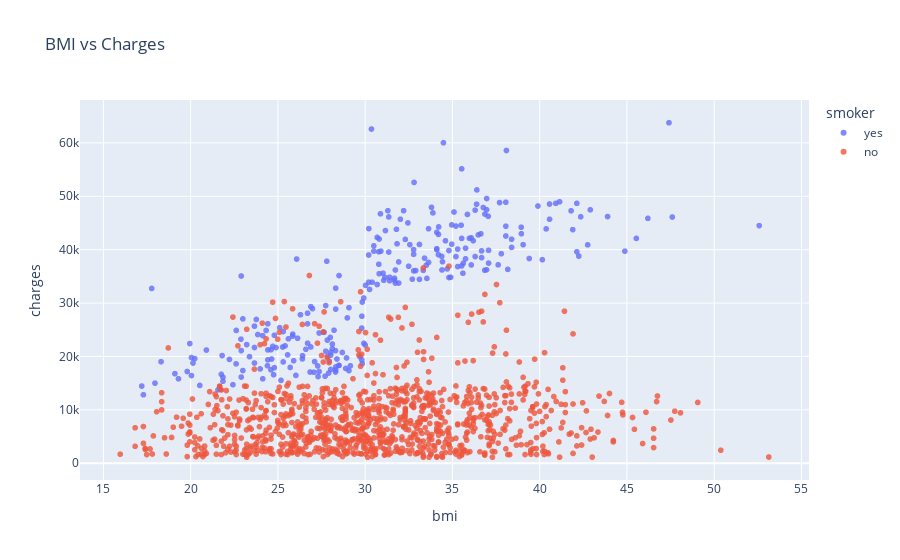

Notebook cell for this chart:
### Markdown cell above
We can make the following observations from the above chart:
- The general trend seems to be that medical charges increase with age, as we might expect. However, there is significant variation at every age
  and it's clear that age alone cannot be used to accurately determine medical charges.
- We can see three "clusters" of points, each of which seems to form a line with an increasing slope:
1. The first and the largest cluster consists primary of presumably "healthy non-smokers" who have relatively low medical charges compared to others
2. The second cluster contains a mix of smokers and non-smokers. It's possible that these are actually two distinct but overlapping clusters:
"non-smokers with medical issues" and "smokers without major medical issues".
3. The final cluster consists exclusively of smokers, presumably smokers with major medical issues that are possibly related to or worsened by
smoking.

### Code cell
fig = px.scatter(medical_df, x='bmi', y='charges', color='smoker', title='BMI vs Charges', hover_data=['sex'], opacity=0.8)
fig.show()

### Figure 1 — Plotly figure (JSON) as saved in the notebook; plotly's stock layout.template omitted (floating-point values rounded to 4 significant figures; data arrays with more than 128 entries replaced by an {"elided": "..."} marker saying what was removed)
{"data": [{"customdata": {"elided": "274x1 str values"}, "hovertemplate": "smoker=yes<br>bmi=%{x}<br>charges=%{y}<br>sex=%{customdata[0]}<extra></extra>", "legendgroup": "yes", "marker": {"color": "#636efa", "opacity": 0.8, "symbol": "circle"}, "mode": "markers", "name": "yes", "showlegend": true, "type": "scattergl", "x": {"elided": "274 float values"}, "xaxis": "x", "y": {"elided": "274 float values"}, "yaxis": "y"}, {"customdata": {"elided": "1064x1 str values"}, "hovertemplate": "smoker=no<br>bmi=%{x}<br>charges=%{y}<br>sex=%{customdata[0]}<extra></extra>", "legendgroup": "no", "marker": {"color": "#EF553B", "opacity": 0.8, "symbol": "circle"}, "mode": "markers", "name": "no", "showlegend": true, "type": "scattergl", "x": {"elided": "1064 float values"}, "xaxis": "x", "y": {"elided": "1064 float values"}, "yaxis": "y"}], "layout": {"legend": {"title": {"text": "smoker"}, "tracegroupgap": 0}, "title": {"text": "BMI vs Charges"}, "xaxis": {"anchor": "y", "domain": [0, 1], "title": {"text": "bmi"}}, "yaxis": {"anchor": "x", "domain": [0, 1], "title": {"text": "charges"}}}}
